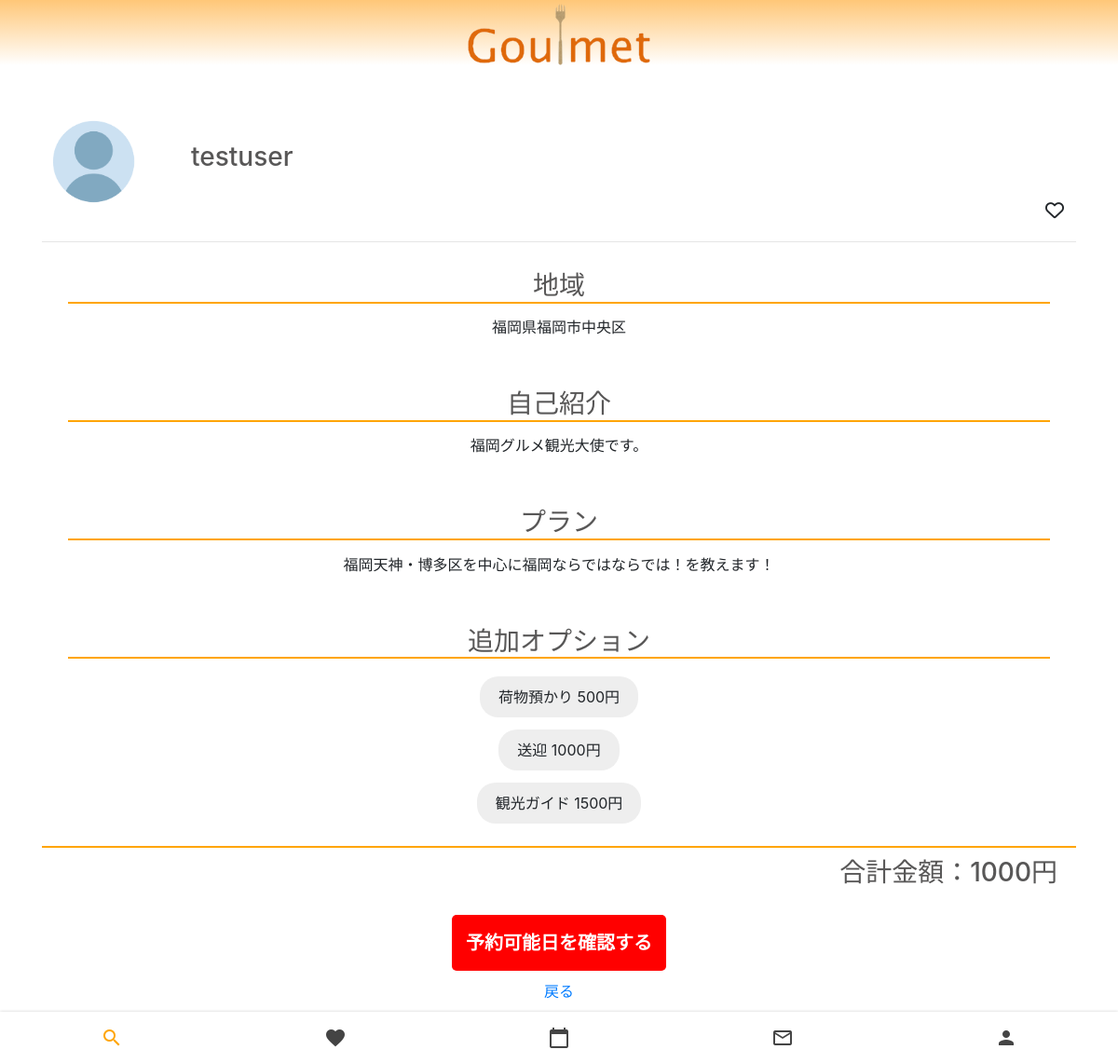
Page /search/goulmet_info/1 (signed in) on the committed database.
### account/models.py (models this page shows, shortened)
class GoulmetModel(models.Model):
    user_id = models.ForeignKey(CustomUser,on_delete=models.CASCADE)
    self_introduction = models.TextField('自己紹介',max_length=140)
    area = models.CharField('地域',max_length=50)
    plan = models.TextField('プラン',max_length=50,null=True)
    base_price = models.IntegerField('基本料金')
    is_pass = models.BooleanField('審査合格フラグ',null=True)
    created_at = models.DateTimeField('作成日時',auto_now_add=True)
    like = models.ManyToManyField(CustomUser, related_name='like', blank=True)

class OptionModel(models.Model):
    option = models.CharField('オプション内容',max_length=100)
    price = models.IntegerField('追加料金')
    user_id = models.ForeignKey(CustomUser,on_delete=models.CASCADE)

### myuser/models.py (models this page shows)
class CustomUser(AbstractUser):
    icon = models.ImageField(upload_to = 'upload',blank=True)
    is_goulmet = models.BooleanField(default=False)
    def __str__(self):
        return self.username

### search_app/views.py (the view)
# urls.py: path('goulmet_info/<int:pk>', goulmet_info, name='goulmet_info'),
@login_required
def goulmet_info(request, pk):
    if 'options' in request.session:
        del request.session['options']
    if 'base_price' in request.session:
        del request.session['base_price']
    if 'goulmet_id' in request.session:
        del request.session['goulmet_id']
    if 'date' in request.session:
        del request.session['date']
    object = GoulmetModel.objects.get(pk=pk)
    customuser = object.user_id.pk
    object2 = OptionModel.objects.all().filter(user_id=customuser)
    liked = False
    if object.like.filter(id=request.user.id).exists():
       liked = True
    return render(request, 'search/goulmet_info.html', {'object': object,'object2': object2,'liked': liked})

### templates/search/goulmet_info.html (shortened to what this page needs)
{% extends 'base.html' %}
{% load static %}
{% block customcss %}
<link rel="stylesheet" href="{% static 'goulmet_info.css' %}">
{% endblock %}
{% block content %}
<head>
    <link rel="stylesheet" href="https://stackpath.bootstrapcdn.com/bootstrap/4.2.1/css/bootstrap.min.css">
</head>
<div class="container">
    <div class="mt-5">
        <div class="icon_name">
            {% if object.user_id.icon %}
                <img style="margin-right: 50px;" id="icon" src="{{object.user_id.icon.url}}" alt="" id="preview">
            {% else %}
                <img style="margin-right: 50px;" id="icon" src="{% static 'img/no_icon.png' %}" alt="" id="preview">
            {% endif %}
            <h3 style="color: rgb(88, 87, 87);">{{object.user_id}}</h3>
        </div>
        <div>
            {% include 'favorite/favorite.html' %}
        </div>
        <hr>
        <div class="box">
            <h3>地域</h3>
            <div class="inner">
              <p>{{object.area}}</p>
            </div>
        </div>
        <div class="box">
            <h3>自己紹介</h3>
            <div class="inner">
              <p>{{object.self_introduction}}</p>
            </div>
        </div>
        <div class="box">
            <h3>プラン</h3>
            <div class="inner">
              <p>{{object.plan}}</p>
            </div>
        </div>
        <div class="box">
            <h3>追加オプション</h3>
            <div class="inner">
                <form class="option_form" action="{% url 'reservation:session_save' %}" method="POST">{% csrf_token %}
                    {% if object2 %}
                    {% for item in object2 %}
                        <div style="margin: 5px;" name="options" class="btn2_wrap">
                            <label for="{{item.id}}">{{item.option}} {{item.price}}円</label>
                        </div>
                    {% endfor %}
                    {% else %}
                        <p>追加オプションはありません</p>
                    {% endif %}
            </div>
        </div>
                    <div class="base_price">
                        <h3>合計金額：<span id="total">{{object.base_price}}</span>円</h3>
                    </div>
                    <div class="reservation">
                        <input style="border-radius: 5px;" type="submit" value="予約可能日を確認する">
                    </div>
        <div style="text-align: center;">
            <a href="{% url 'search_app:search_form' %}">戻る</a>
        </div>
    </div>
</div>
<nav class="nav">
    <a style="text-decoration: none;" href="{% url 'search_app:search_form' %}" id="1" class="nav__link nav__link--active">
        <i class="material-icons nav__icon">search</i>
    </a>
    <a style="text-decoration: none;" href="{% url 'favorite:favorite_list' %}" id="2" class="nav__link">
        <i class="material-icons nav__icon">favorite</i>
    </a>
    <a style="text-decoration: none;" href="{% url 'reservation:reservation_confirm' %}" id="3" class="nav__link">
        <i class="material-icons nav__icon">calendar_today</i>
    </a>
    <a style="text-decoration: none;" href="{% url 'chat:chat_list' %}" id="4" class="nav__link">
        <i class="material-icons nav__icon">mail_outline</i>
    </a>
    <a style="text-decoration: none;" href="{% url 'account:user_update' %}" id="5" class="nav__link">
        <i class="material-icons nav__icon">person</i>
    </a>
</nav>
{% endblock %}

### search_app/static/goulmet_info.css (style rules this page uses)
#icon { width: 110px; height: 110px; border-radius: 50%; }
.icon_name { display: flex; align-items: center; }
.box { margin-top: 30px; }
.box h3 { color: rgb(88, 87, 87); text-align: center; margin: .2em auto; width: calc(100% - 2em); border-bottom: 2px solid orange; }
.box .inner { padding: .5em 1.5em; text-align: center; }
.base_price { color: rgb(88, 87, 87); border-top: 2px solid orange; margin: .2em auto; text-align: right; padding-top: 10px; padding-right: 20px; }
.btn2_wrap label { padding: 10px 20px; border-radius: 20px; background: #eee; cursor: pointer; transition: .5s; }
input[type=submit] { background: red; border: none; color: #fff; font-size: 20px; font-weight: bold; margin-top: 20px; padding: 15px; carsor: pointer; }
.reservation { text-align: center; margin-bottom: 10px; }

### static/style.css (style rules this page uses)
* { margin: 0; }
.nav { position: fixed; bottom: 0; width: 100%; height: 55px; box-shadow: 0 0 3px rgba(0, 0, 0, 0.2); background-color: #ffffff; display: flex; overflow-x: auto; }
.nav__link { display: flex; flex-direction: column; align-items: center; justify-content: center; flex-grow: 1; min-width: 50px; overflow: hidden; white-space: nowrap; font-family: sans-serif; font-size: 13px; color: #444444; text-decoration: none; -webkit-tap-highlight-color: transparent; transition: background-color 0.1s ease-in-out; }
.nav__link--active { color: orange; }
.nav__icon { font-size: 18px; }
a { text-decoration: none; }

### rows in the picture
GoulmetModel: user_id "testuser", area "福岡県福岡市中央区", self_introduction "福岡グルメ観光大使です。", plan "福岡天神・博多区を中心に福岡ならではならでは！を教えます！", base_price "1000"
OptionModel: option "荷物預かり", price "500"
OptionModel: option "送迎", price "1000"
OptionModel: option "観光ガイド", price "1500"
